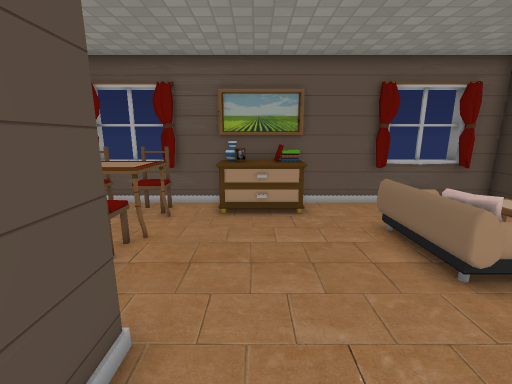
view 1 (above)

15 first-person views from a walk through a level from a Godot 3-D game. The camera is 1.4 m above the floor, tilts 12° down and sees 90° across. Doors that lead somewhere are drawn open, without their leaves. The floor is counted in squares, 0.5 m on a side. Each view is taken from the middle of a square. On the plan, view 1 faces up. The plan holds only what a view shows up to about 19 squares ahead; the rest is blank. Some surface patterns are stand-ins.

view 2
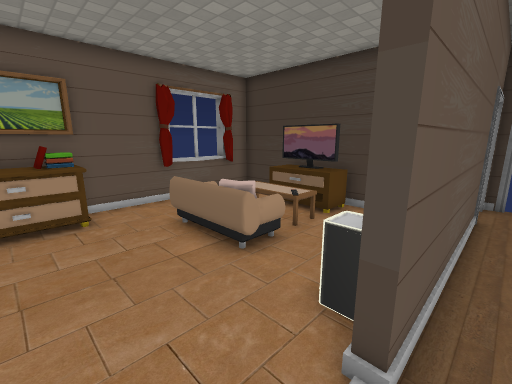

view 3
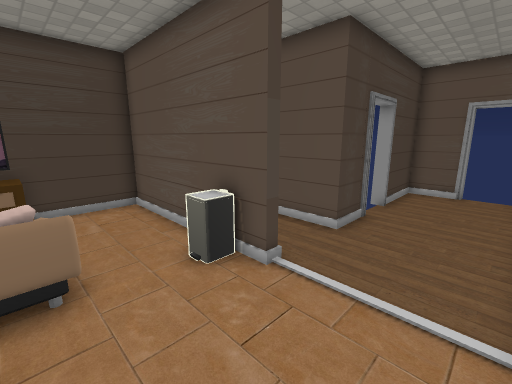

view 4
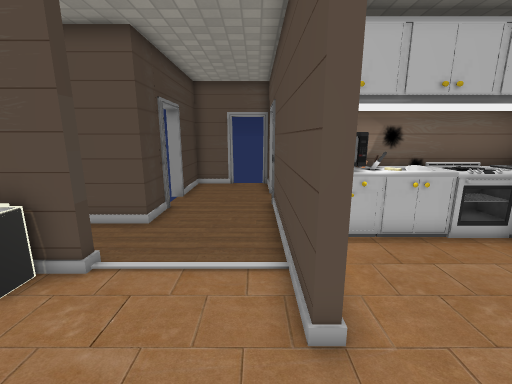

view 5
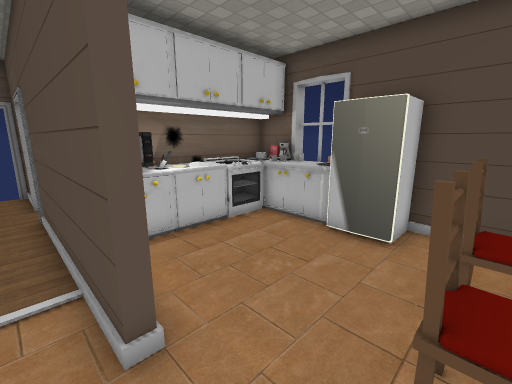

view 6
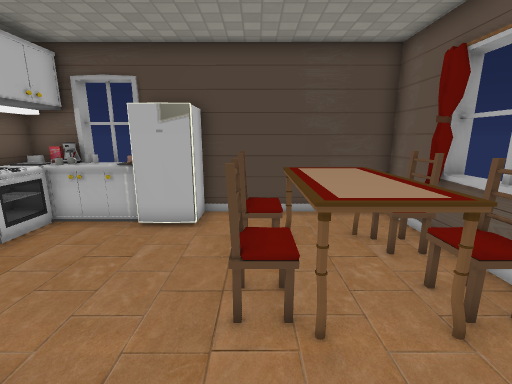

view 7
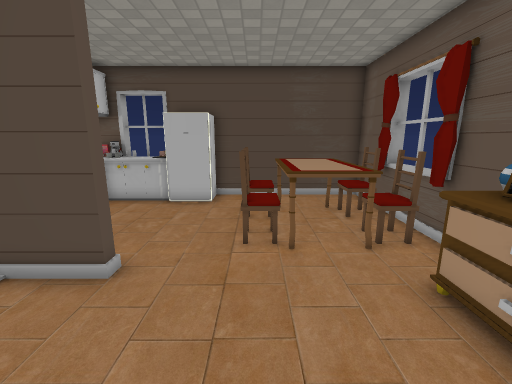

view 8
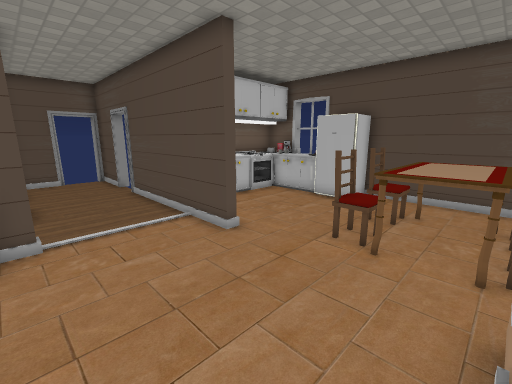

view 9
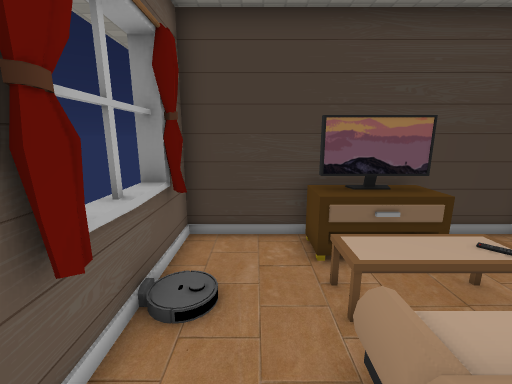

view 10
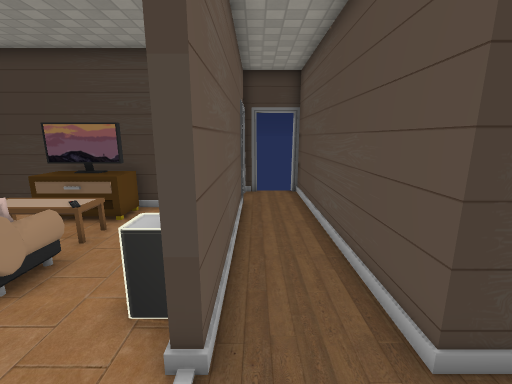

view 11
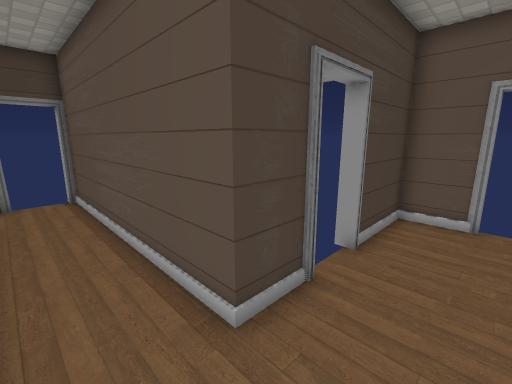

view 12
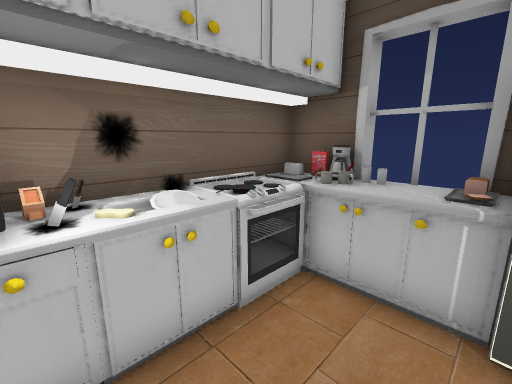

view 13
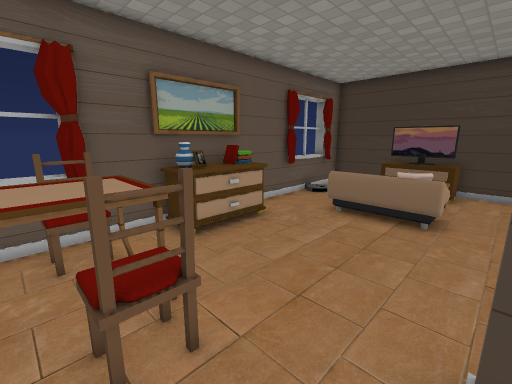

view 14
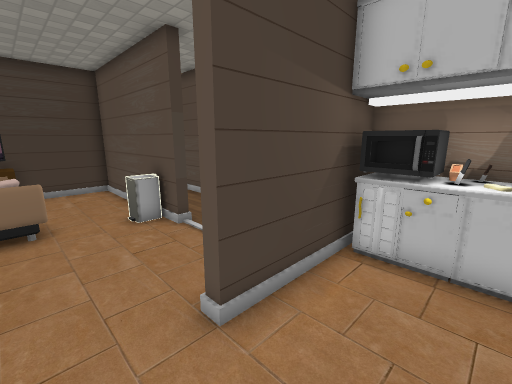

view 15
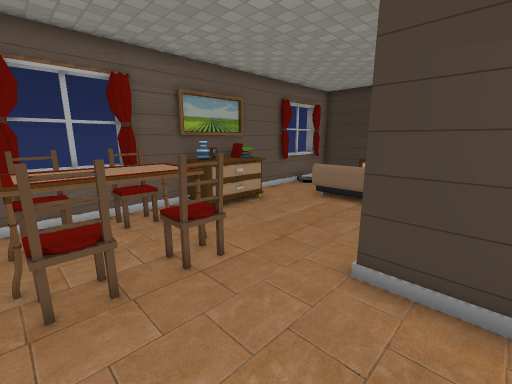

### Floor plan
Ten units are one square. View 1 is at (0, 0); x grows to the right and y downward. Boxes are objects, and circles mark ways between rooms. Rooms are numbered by the first view taken in them; rooms with no view inside come last. Other rooms are left out.
<svg viewBox="-101 -115 244 220">
<path fill="none" stroke="#000" d="M26 43 26 22 134 22M-18 -4 -18 50M-18 68 -18 98M4 98 26 98 26 61M110 -6 26 -6M134 1 134 -6M-5 -110 -96 -110 -96 -40M26 -6 26 -10 102 -10 102 -110 14 -110M-46 8 -42 13M-80 -41 -80 -35M-80 -26 -80 -21M-65 22 -22 22 -22 -29 -18 -29 -18 -4M-84 9 -24 9M-83 -23 -83 15M-56 19 -47 19M-80 7 -67 7M-96 -21 -96 14M-94 -14 -86 -14"/>
<rect x="-85" y="-35" width="10" height="10" fill="#bbb"><title>fridge</title></rect>
<rect x="-75" y="-75" width="20" height="20" fill="#bbb"><title>chair</title></rect>
<rect x="-75" y="-95" width="50" height="30" fill="#bbb"><title>table</title></rect>
<rect x="-75" y="-105" width="20" height="20" fill="#bbb"><title>chair</title></rect>
<rect x="-55" y="-75" width="30" height="20" fill="#bbb"><title>chair</title></rect>
<rect x="-55" y="-105" width="30" height="20" fill="#bbb"><title>chair</title></rect>
<rect x="-15" y="-95" width="40" height="10" fill="#bbb"><title>drawers</title></rect>
<rect x="-15" y="-105" width="10" height="10" fill="#bbb"><title>vase</title></rect>
<rect x="-5" y="-105" width="10" height="10" fill="#bbb"><title>other object</title></rect>
<rect x="5" y="-105" width="10" height="10" fill="#bbb"><title>books</title></rect>
<rect x="15" y="-105" width="10" height="10" fill="#bbb"><title>other object</title></rect>
<rect x="35" y="-25" width="10" height="10" fill="#bbb"><title>bin</title></rect>
<rect x="35" y="-85" width="20" height="50" fill="#bbb"><title>sofa</title></rect>
<rect x="45" y="-55" width="10" height="10" fill="#bbb"><title>sofa</title></rect>
<rect x="75" y="-85" width="20" height="40" fill="#bbb"><title>drawers</title></rect>
<rect x="85" y="-75" width="10" height="30" fill="#bbb"><title>TV</title></rect>
<rect x="-95" y="-5" width="10" height="10" fill="#bbb"><title>other object</title></rect>
<rect x="-95" y="-45" width="10" height="10" fill="#bbb"><title>fridge</title></rect>
<circle cx="5" cy="-10" r="3" fill="#2a7"/>
<circle cx="-80" cy="-15" r="3" fill="#2a7"/>
<text x="20" y="30">1</text>
<text x="0" y="-60">2</text>
<text x="-90" y="-20">3</text>
</svg>
Room 1 opens to room 2. Room 2 opens to room 3.

Where each view was taken, in squares from view 1:
view 1: 0 up, 0 right, facing up
view 2: 0 up, 0 right, facing up-right
view 3: 5 up, 1 left, facing down-right
view 4: 6 up, 1 left, facing down
view 5: 6 up, 1 left, facing down-left
view 6: 6 up, 0 right, facing left
view 7: 6 up, 3 right, facing left
view 8: 9 up, 3 right, facing down-left
view 9: 9 up, 3 right, facing right
view 10: 0 up, 0 right, facing right
view 11: 0 up, 0 right, facing down-right
view 12: 2 up, 4 left, facing down-left
view 13: 3 up, 5 left, facing up-right
view 14: 5 up, 5 left, facing down-right
view 15: 1 up, 7 left, facing up-right
